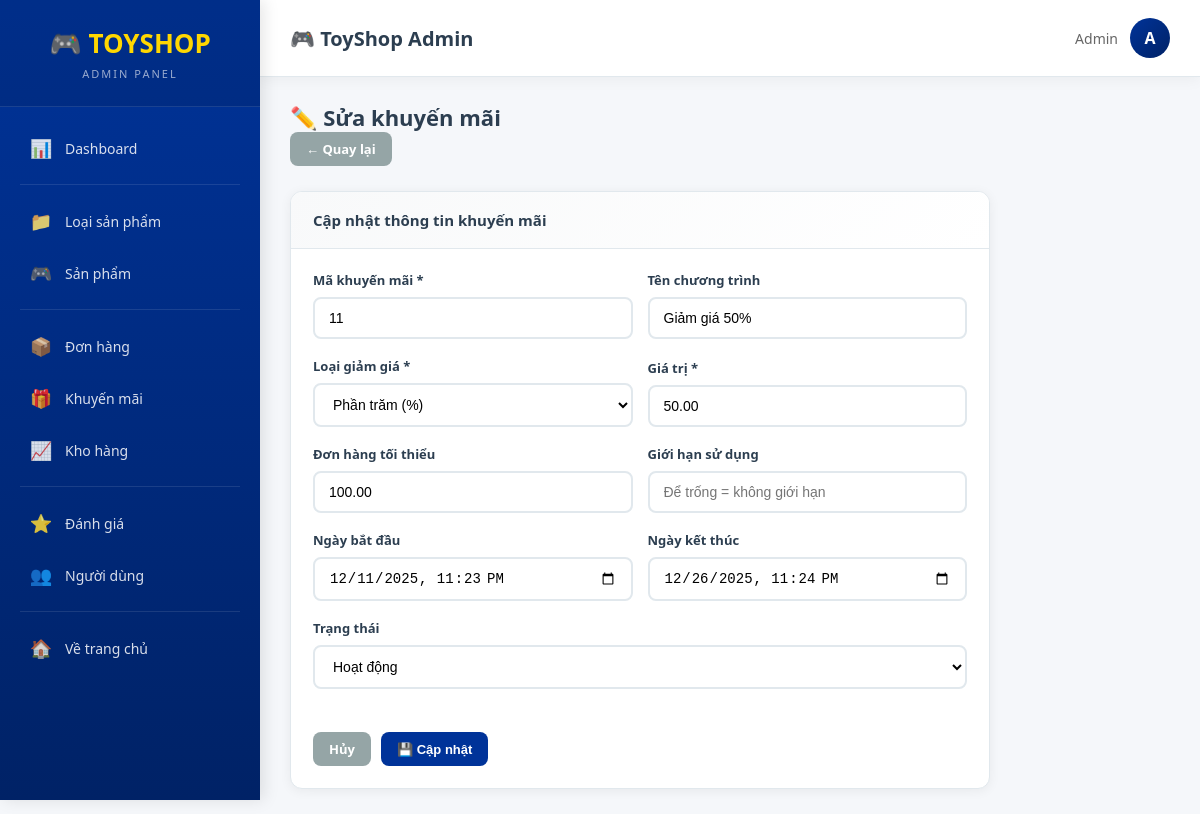
Page /Admin/promotionEdit/8 (signed in) on the committed database.
### tables this page shows
CREATE TABLE `promotions` (
  `id` int(11) NOT NULL,
  `code` varchar(50) NOT NULL,
  `name` varchar(255) DEFAULT NULL,
  `type` varchar(20) DEFAULT 'percent',
  `value` decimal(10,2) DEFAULT 0.00,
  `min_order_amount` decimal(15,2) DEFAULT 0.00,
  `usage_count` int(11) DEFAULT 0,
  `usage_limit` int(11) DEFAULT NULL,
  `start_date` datetime DEFAULT NULL,
  `end_date` datetime DEFAULT NULL,
  `status` varchar(20) DEFAULT 'active',
  `created_at` timestamp NOT NULL DEFAULT current_timestamp()
);

### app/Controller.php (called while the page is built, shortened)
<?php
class Controller {
    public function model($model){
        return new $model;
    }
    public function view($view, $data = []){
        extract($data);
        require "./views/" . $view . ".php";
    }
}

### controllers/Admin.php (called while the page is built, shortened)
<?php
class Admin extends Controller{
    public function promotionEdit($id) {
        $promotionModel = $this->model('PromotionModel');
        $promo = $promotionModel->select("SELECT * FROM promotions WHERE id = ? LIMIT 1", [$id]);
        $this->view('adminPage', ['page' => 'PromotionForm', 'method' => 'edit', 'promotion' => $promo[0]]);
    }
}

### app/App.php (called while the page is built, shortened)
<?php
class App{
    protected $action="Show";
 public function __construct(){
        $arr=array();
        if(isset($_GET["url"])){
            $arr=$this->urlprocess();
        }
        if(isset($arr[0])&& file_exists("./controllers/".$arr[0].".php")){
            unset($arr[0]);
        }
        $this->controller= new $this->controller;
        if(isset($arr[1]) && method_exists($this->controller,$arr[1])){
            $this->action=$arr[1];
        }
        unset($arr[1]);
        $this->param =$arr?array_values($arr):array();
        call_user_func_array(array($this->controller,$this->action),$this->param);
    }
   public function urlprocess(){
        if(isset($_GET["url"])){
           return explode('/', filter_var(trim($_GET["url"],'/')));
        }
        return array();
    }
}

### index.php (called while the page is built, shortened)
<?php
require_once "app/DB.php";
require_once "app/Controller.php";
require_once "app/App.php";
$App = new App();
?>

### app/DB.php (called while the page is built, shortened)
<?php
class DB
{
    private $host = 'localhost';
    private $user = 'root';
    private $pass = '';
    private $dbname = 'websitedochoi';
    public function __construct()
    {
        $this->db = $this->Connect();
    }
    public function Connect()
    {
        try {
            $dsn = 'mysql:host=' . $this->host . ';port=3306;dbname=' . $this->dbname . ';charset=utf8mb4';
            $pdo = new PDO($dsn, $this->user, $this->pass);
            $pdo->setAttribute(PDO::ATTR_DEFAULT_FETCH_MODE, PDO::FETCH_ASSOC);
            $pdo->setAttribute(PDO::ATTR_ERRMODE, PDO::ERRMODE_EXCEPTION);
            return $pdo;
        } catch (PDOException $e) {
            error_log("Database connection error: " . $e->getMessage());
            die("Không thể kết nối database. Vui lòng kiểm tra cấu hình.");
        }
    }
}

### models/BaseModel.php (called while the page is built, shortened)
<?php
class BaseModel extends DB {
    public function __construct()
    {
        if ($this->db instanceof PDO) {
            $this->db->setAttribute(PDO::ATTR_ERRMODE, PDO::ERRMODE_EXCEPTION);
        } else {
            error_log("❌ BaseModel: \$this->db KHÔNG PHẢI PDO - LỖI KẾT NỐI");
        }
    }
    public function select($sql, $params = []) {
        try {
            $stmt = $this->db->prepare($sql);
            $stmt->execute($params);
            return $stmt->fetchAll(PDO::FETCH_ASSOC);
        } catch (PDOException $e) {
            error_log("Lỗi BaseModel::select(): " . $e->getMessage());
            return [];
        }
    }
}

### views/Back_end/PromotionForm.php (the view, shortened to what this page needs)
<?php
$method = $data['method'] ?? 'create';
$promo = $data['promotion'] ?? [];
$isEdit = $method === 'edit';
?>
<div class="page-header">
    <h2 class="page-title"><?= $isEdit ? '✏️ Sửa khuyến mãi' : '➕ Thêm khuyến mãi mới' ?></h2>
    <a href="<?= APP_URL ?>/Admin/promotionList" class="btn btn-secondary">← Quay lại</a>
</div>
<div class="card" style="max-width: 700px;">
    <div class="card-header">
        <?= $isEdit ? 'Cập nhật thông tin khuyến mãi' : 'Nhập thông tin khuyến mãi' ?>
    </div>
    <div class="card-body">
        <form action="<?= $isEdit ? APP_URL . '/Admin/promotionUpdate/' . $promo['id'] : APP_URL . '/Admin/promotionStore' ?>" method="POST">
            <div class="form-row">
                <div class="form-group">
                    <label class="form-label">Mã khuyến mãi *</label>
                    <input type="text" name="code" class="form-control" required
                           value="<?= htmlspecialchars($promo['code'] ?? '') ?>"
                           placeholder="VD: SALE50, FREESHIP...">
                </div>
                <div class="form-group">
                    <label class="form-label">Tên chương trình</label>
                    <input type="text" name="name" class="form-control"
                           value="<?= htmlspecialchars($promo['name'] ?? '') ?>"
                           placeholder="VD: Giảm giá 50%, Miễn phí ship...">
                </div>
            </div>
            <div class="form-row">
                <div class="form-group">
                    <label class="form-label">Loại giảm giá *</label>
                    <select name="type" class="form-control" required>
                        <option value="percent" <?= ($promo['type'] ?? 'percent') == 'percent' ? 'selected' : '' ?>>Phần trăm (%)</option>
                    </select>
                </div>
                <div class="form-group">
                    <label class="form-label">Giá trị *</label>
                    <input type="number" name="value" class="form-control" required min="0"
                           value="<?= htmlspecialchars($promo['value'] ?? '') ?>"
                           placeholder="VD: 10 (%) hoặc 50000 (₫)">
                </div>
            </div>
            <div class="form-row">
                <div class="form-group">
                    <label class="form-label">Đơn hàng tối thiểu</label>
                    <input type="number" name="min_order_amount" class="form-control" min="0"
                           value="<?= htmlspecialchars($promo['min_order_amount'] ?? 0) ?>"
                           placeholder="0 = không giới hạn">
                </div>
                <div class="form-group">
                    <label class="form-label">Giới hạn sử dụng</label>
                    <input type="number" name="usage_limit" class="form-control" min="0"
                           value="<?= htmlspecialchars($promo['usage_limit'] ?? '') ?>"
                           placeholder="Để trống = không giới hạn">
                </div>
            </div>
            <div class="form-row">
                <div class="form-group">
                    <label class="form-label">Ngày bắt đầu</label>
                    <input type="datetime-local" name="start_date" class="form-control"
                           value="<?= !empty($promo['start_date']) ? date('Y-m-d\TH:i', strtotime($promo['start_date'])) : '' ?>">
                </div>
                <div class="form-group">
                    <label class="form-label">Ngày kết thúc</label>
                    <input type="datetime-local" name="end_date" class="form-control"
                           value="<?= !empty($promo['end_date']) ? date('Y-m-d\TH:i', strtotime($promo['end_date'])) : '' ?>">
                </div>
            </div>
            <div class="form-row">
                <div class="form-group">
                    <label class="form-label">Trạng thái</label>
                    <select name="status" class="form-control">
                        <option value="active" <?= ($promo['status'] ?? 'active') == 'active' ? 'selected' : '' ?>>Hoạt động</option>
                    </select>
                </div>
            </div>
            <div style="display:flex; gap:10px; margin-top:25px;">
                <a href="<?= APP_URL ?>/Admin/promotionList" class="btn btn-secondary">Hủy</a>
                <button type="submit" class="btn btn-primary">💾 <?= $isEdit ? 'Cập nhật' : 'Thêm mới' ?></button>
            </div>
        </form>
    </div>
</div>

### views/adminPage.php (style rules this page uses)
:root { --primary-blue: #003399; --dark-blue: #002266; --primary-red: #e31837; --yellow: #ffd700; --white: #ffffff; --light-gray: #f5f7fa; --text-dark: #2c3e50; --border-color: #e1e8ed; --success: #27ae60; --warning: #f39c12; --danger: #e74c3c; --info: #3498db; }
* { margin: 0; padding: 0; box-sizing: border-box; }
body { font-family: 'Segoe UI', Arial, sans-serif; background: var(--light-gray); min-height: 100vh; }
.page-header { margin-bottom: 25px; }
.page-title { font-size: 22px; font-weight: 700; color: var(--text-dark); display: flex; align-items: center; gap: 10px; }
.card { background: var(--white); border-radius: 12px; box-shadow: 0 2px 12px rgba(0,0,0,0.06); border: 1px solid var(--border-color); overflow: hidden; }
.card-header { padding: 18px 22px; background: linear-gradient(135deg, #f8f9fa, #fff); border-bottom: 1px solid var(--border-color); font-weight: 600; color: var(--text-dark); font-size: 15px; }
.card-body { padding: 22px; }
.btn { padding: 8px 16px; border: none; border-radius: 8px; cursor: pointer; font-size: 13px; font-weight: 600; text-decoration: none; display: inline-flex; align-items: center; justify-content: center; gap: 6px; transition: all 0.3s; }
.btn-primary { background: var(--primary-blue); color: var(--white); }
.btn-secondary { background: #95a5a6; color: var(--white); }
.form-row { display: flex; gap: 15px; flex-wrap: wrap; align-items: flex-end; }
.form-group { margin-bottom: 18px; flex: 1; min-width: 180px; }
.form-label { display: block; margin-bottom: 8px; font-weight: 600; color: var(--text-dark); font-size: 13px; }
.form-control { width: 100%; padding: 11px 14px; border: 2px solid var(--border-color); border-radius: 8px; font-size: 14px; transition: all 0.3s; background: var(--white); }
select.form-control { cursor: pointer; }

### rows in the picture
promotions: code "11", name "Giảm giá 50%", type "Phần trăm (%)", value "50.00", min_order_amount "100.00", start_date "12/11/2025 23:23", end_date "12/26/2025 23:24", status "Hoạt động"
